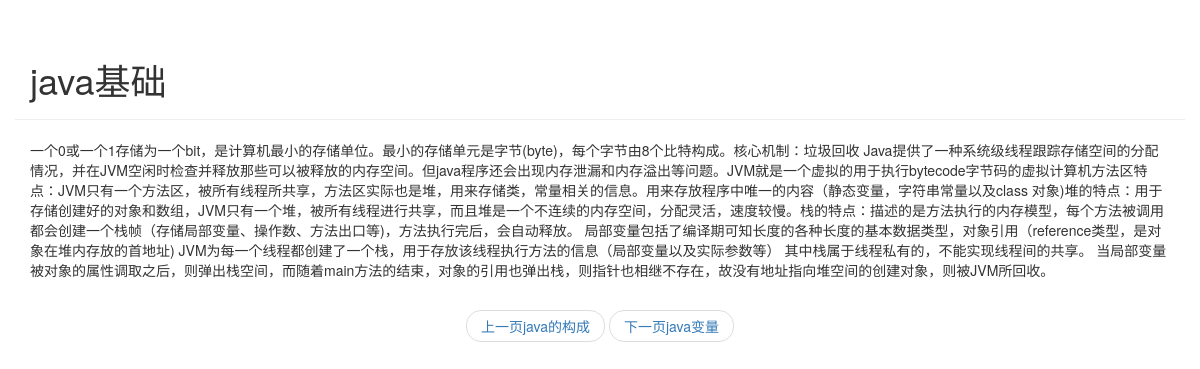
The app's page /blog/curr/2 with its own data.
### blog/models.py (models this page shows, shortened)
class Article(models.Model):
    article_id=models.AutoField(primary_key=True)
    title=models.TextField()
    brief_content=models.TextField()
    content=models.TextField()
    publish_data=models.DateTimeField(auto_now=True)

### blog/views.py (the view)
# urls.py: path('curr/<int:article_id>',blog.views.get_detail)
def get_detail(request,article_id):
    all_article=Article.objects.all()
    curr_article=None
    pre_index=0
    next_index=0
    for index,article in enumerate(all_article):
        if index==0:
            pre_index=0
            next_index=index+1
        elif index==len(all_article)-1:
            pre_index=index-1
            next_index=index
        else:
            pre_index=index-1
            next_index=index+1
        if article.article_id==article_id:
            curr_article=article
            pre_article=all_article[pre_index]
            next_article=all_article[next_index]
            break
    section=curr_article.content.split('\n')
    return render(request,'blog/detail.html',
                  {
                      'curr_article':curr_article,
                      'section':section,
                      'previous':pre_article,
                      'next':next_article
                  }
                  )

### blog/templates/blog/detail.html (shortened to what this page needs)
<!DOCTYPE html>
<html lang="en">
<head>
    <link rel="stylesheet" href="https://cdn.jsdelivr.net/npm/bootstrap@3.3.7/dist/css/bootstrap.min.css">
</head>
<body>
<div class="container page-header">
   <h1>{{curr_article.title}}</h1>
</div>
<div class="container page-body">
        <div class="body-main">
            <div>
                {% for curr in section %}
                <p>{{curr}}</p>
                {% endfor %}
            </div>
        </div>
</div>
<div>
    <nav aria-label="...">
  <ul class="pager">
    <li><a href="/blog/curr/{{previous.article_id}}">上一页{{previous.title}}</a></li>
    <li><a href="/blog/curr/{{next.article_id}}">下一页{{next.title}}</a></li>
  </ul>
</nav>
</div>
</body>
</html>

### records on screen
Article: title "java基础", section "一个0或一个1存储为一个bit，是计算机最小的存储单位。最小的存储单元是字节(byte)，每个字节由8个比特构成。核心机制：垃圾回收 Java提供了一种系统级线程跟踪存储空间的分配情况，并在JVM空闲时检查并释放那些可以被释放的内存空间。但java程序还会出现内存泄漏和内存溢出等问题。JVM就是一个虚拟的用于执行bytecode字节码的虚拟计算机方法区特点：JVM只有一个方法区，被所有线程所共享，方法区实际也是堆，用来存储类，常量相关的信息。用来存放程序中唯一的内容（静态变量，字符串常量以及class 对象)堆的特点：用于存储创建好的对象和数组，JVM只有一个堆，被所有线程进行共享，而且堆是一个不连续的内存空间，分配灵活，速度较慢。栈的特点：描述的是方法执行的内存模型，每个方法被调用都会创建一个栈帧（存储局部变量、操作数、方法出口等)，方法执行完后，会自动释放。 局部变量包括了编译期可知长度的各种长度的基本数据类型，对象引用（reference类型，是对象在堆内存放的首地址) JVM为每一个线程都创建了一个栈，用于存放该线程执行方法的信息（局部变量以及实际参数等） 其中栈属于线程私有的，不能实现线程间的共享。 当局部变量被对象的属性调取之后，则弹出栈空间，而随着main方法的结束，对象的引用也弹出栈，则指针也相继不存在，故没有地址指向堆空间的创建对象，则被JVM所回收。"
Article: title "java的构成"
Article: title "java变量"
